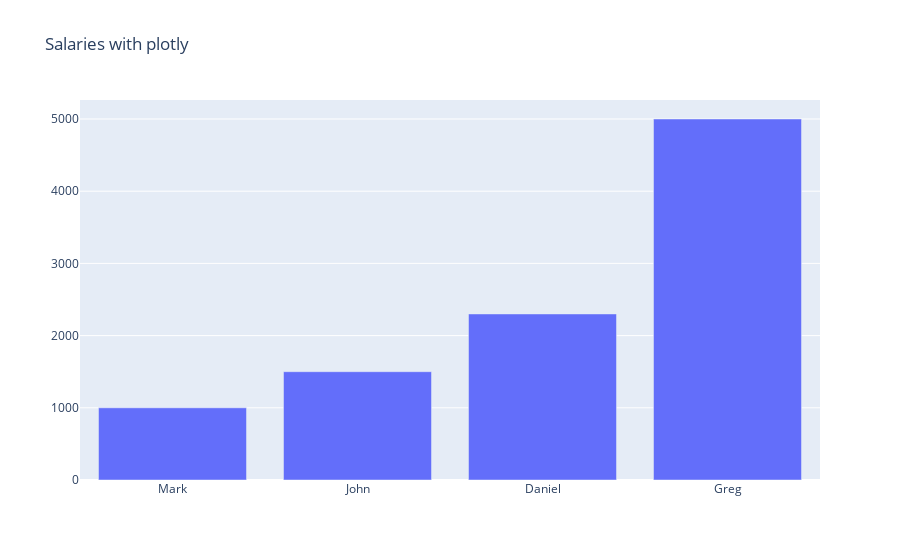

Write notebook code for a chart like this one.
### Code cell
data = go.Bar(x=names, y=salary_values)
layout = {
    'title': 'Salaries with plotly'
}
fig = go.Figure(data, layout)
fig.show()

### Figure 1 — Plotly figure (JSON) as saved in the notebook; plotly's stock layout.template omitted (floating-point values rounded to 4 significant figures)
{"data": [{"type": "bar", "x": ["Mark", "John", "Daniel", "Greg"], "y": [1000, 1500, 2300, 5000]}], "layout": {"autosize": true, "title": {"text": "Salaries with plotly"}, "xaxis": {"autorange": true, "range": [-0.5, 3.5], "type": "category"}, "yaxis": {"autorange": true, "range": [0, 5263.0], "type": "linear"}}}
